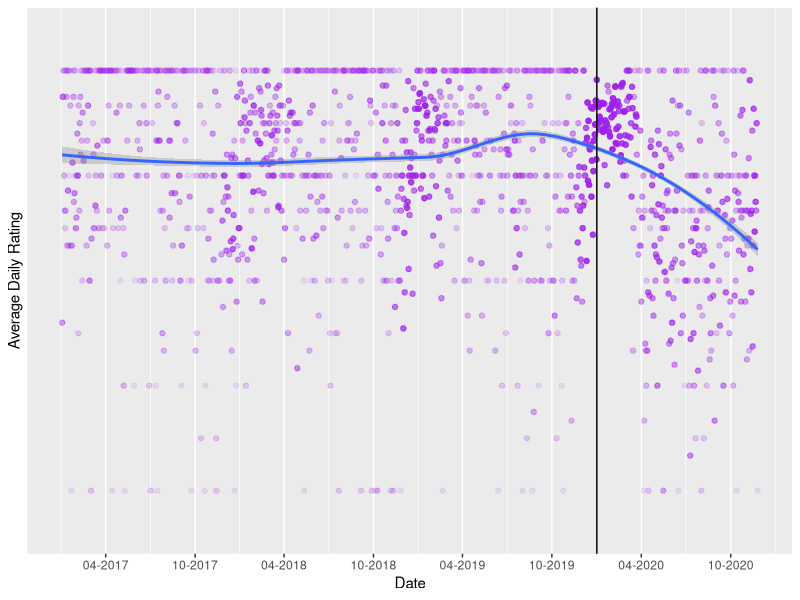
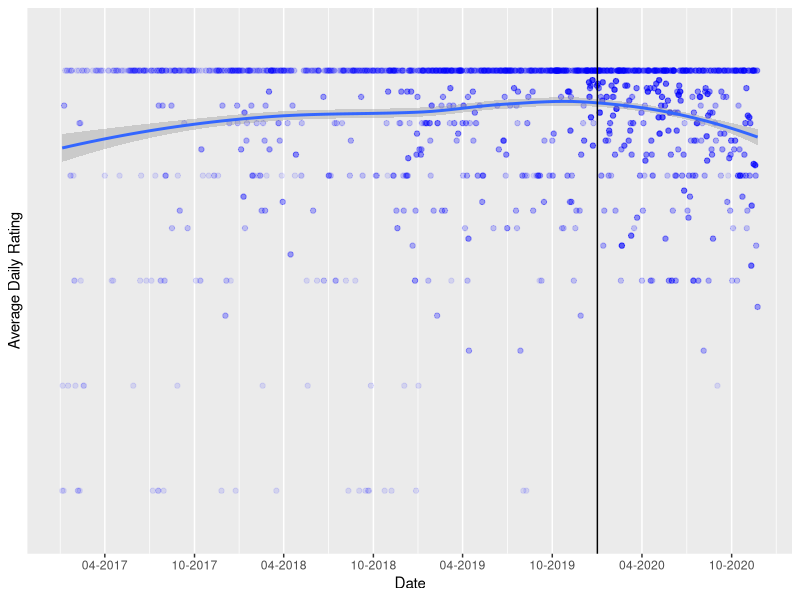

R code for these plots, in order:
## ---- chunk 1
library(dplyr)
library(ggplot2)
## ---- chunk 2
scented_data <- readxl::read_xlsx("Scented_all.xlsx")

unscented_data <- readxl::read_xlsx("Unscented_all.xlsx")
## ---- chunk 3

scented_data_av <- scented_data %>% 
  filter(Date > "2017-01-01") %>% 
  group_by(Date) %>% 
  mutate(MN = mean(Rating))


ggplot(scented_data_av, aes(as.Date(Date), MN)) +
  geom_point(alpha = 0.1,
             color = "purple",
             fill = "purple") +
  scale_x_date("Date", date_labels = "%m-%Y", date_breaks = "6 months") +
  scale_y_discrete(name = "Average Daily Rating") +
  geom_smooth(method = "loess") +
  geom_vline(xintercept = as.numeric(as.Date("2020-01-01")))
## ---- chunk 4
unscented_data_av <- unscented_data %>% 
  filter(Date > "2017-01-01") %>% 
  group_by(Date) %>% 
  mutate(MN = mean(Rating))

ggplot(unscented_data_av, aes(as.Date(Date), MN)) +
  geom_point(alpha = 0.1,
             color = "blue",
             fill = "blue") +
  scale_x_date("Date", date_labels = "%m-%Y", date_breaks = "6 months") +
  scale_y_discrete(name = "Average Daily Rating") +
  geom_smooth(method = "loess") +
  geom_vline(xintercept = as.numeric(as.Date("2020-01-01")))

## ---- chunk 5
# candles_full %>%
# ggplot() +
# aes(x = Date, y = Rating, color = Scented, fill = Scented, shape = Scented) +
# geom_point(alpha = 0.4) +
# geom_smooth(method = "loess") 
## ---- chunk 6
# str_no_scent <- function(x){
#   as.numeric(
#   	case_when(
#   		str_detect(x, "[Nn]o scent") ~ "1", 
#   		str_detect(x, "[Nn]o smell") ~ "1",
#   		str_detect(x, "[Dd]oes not smell like") ~ "1",
#   		str_detect(x, "[Dd]oesn't smell like") ~ "1",
#   		str_detect(x, "[Cc]an't smell") ~ "1",
#   		str_detect(x, "[Cc]annot smell") ~ "1",
#   		str_detect(x, "[Ff]aint smell") ~ "1",
#   		str_detect(x, "[Ff]aint scent") ~ "1",
#   		str_detect(x, "[Dd]on't smell") ~ "1",
#   		str_detect(x, "[Ll]ike nothing") ~ "1",
#   		TRUE ~ "0"
#   	)
#   )
# }
## ---- chunk 7

